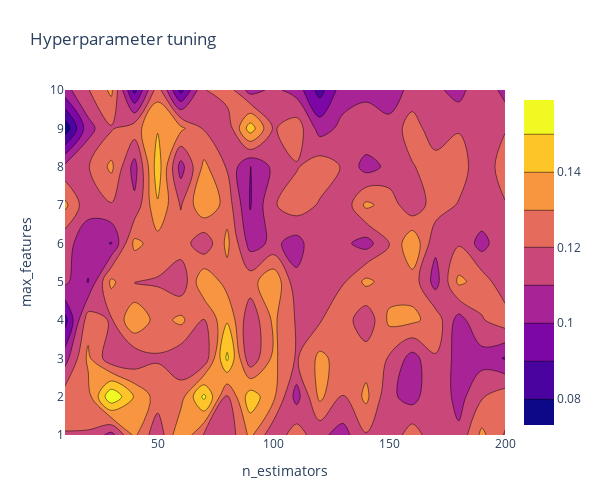

Notebook cell for this chart:
### Markdown cell above
### 2D Contour Plot

### Code cell
import plotly.graph_objects as go

# X and Y axes labels
layout = go.Layout(
            xaxis=go.layout.XAxis(
              title=go.layout.xaxis.Title(
              text='n_estimators')
             ),
             yaxis=go.layout.YAxis(
              title=go.layout.yaxis.Title(
              text='max_features') 
            ) )

fig = go.Figure(data = [go.Contour(z=z, x=x, y=y)], layout=layout )

fig.update_layout(title='Hyperparameter tuning', autosize=False,
                  width=600, height=500,
                  margin=dict(l=65, r=50, b=65, t=90))

fig.show()

### Figure 1 — Plotly figure (JSON) as saved in the notebook; plotly's stock layout.template omitted (floating-point values rounded to 4 significant figures; data arrays with more than 128 entries replaced by an {"elided": "..."} marker saying what was removed)
{"data": [{"type": "contour", "x": [10, 20, 30, 40, 50, 60, 70, 80, 90, 100, 110, 120, 130, 140, 150, 160, 170, 180, 190, 200], "y": [1, 2, 3, 4, 5, 6, 7, 8, 9, 10], "z": {"elided": "10x20 float values"}}], "layout": {"autosize": false, "height": 500, "margin": {"b": 65, "l": 65, "r": 50, "t": 90}, "title": {"text": "Hyperparameter tuning"}, "width": 600, "xaxis": {"title": {"text": "n_estimators"}}, "yaxis": {"title": {"text": "max_features"}}}}
